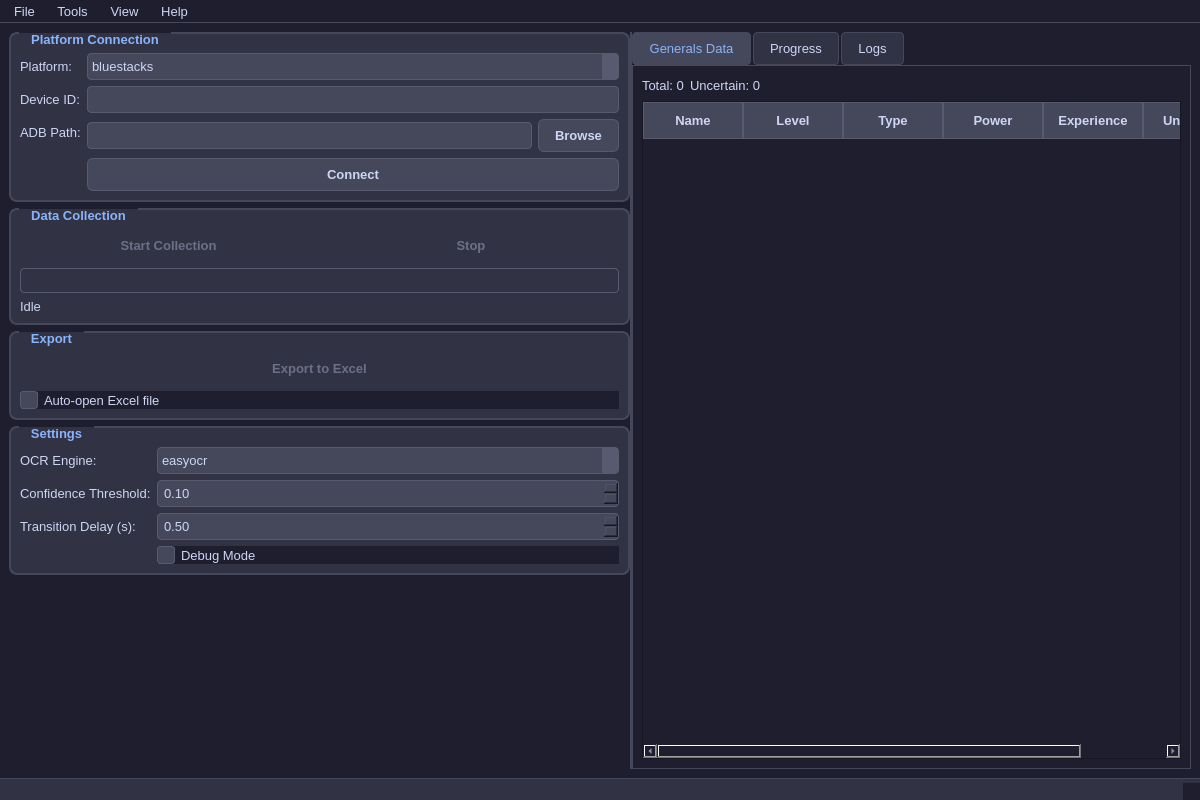
<?xml version="1.0" encoding="UTF-8"?>
<ui version="4.0">
 <class>MainWindow</class>
 <widget class="QMainWindow" name="MainWindow">
  <property name="geometry">
   <rect>
    <x>0</x>
    <y>0</y>
    <width>1200</width>
    <height>800</height>
   </rect>
  </property>
  <property name="windowTitle">
   <string>Evony Active Generals Tracker</string>
  </property>
  <property name="styleSheet">
   <string>QMainWindow {
	background-color: #1e1e2e;
	color: #cdd6f4;
}

QWidget {
	background-color: #1e1e2e;
	color: #cdd6f4;
	font-family: "Segoe UI", Arial, sans-serif;
	font-size: 10pt;
}

QGroupBox {
	font-weight: bold;
	border: 2px solid #45475a;
	border-radius: 8px;
	margin-top: 1ex;
	background-color: #313244;
	padding-top: 10px;
}

QGroupBox::title {
	subcontrol-origin: margin;
	left: 10px;
	padding: 0 10px 0 10px;
	color: #89b4fa;
	font-weight: bold;
	font-size: 11pt;
}

QLabel {
	color: #cdd6f4;
	background-color: transparent;
}

QLineEdit, QComboBox, QSpinBox, QDoubleSpinBox {
	background-color: #45475a;
	color: #cdd6f4;
	border: 1px solid #585b70;
	border-radius: 4px;
	padding: 4px;
	selection-background-color: #89b4fa;
}

QLineEdit:focus, QComboBox:focus, QSpinBox:focus, QDoubleSpinBox:focus {
	border-color: #89b4fa;
}

QComboBox::drop-down {
	border: none;
	background-color: #585b70;
}

QComboBox::down-arrow {
	image: url(down_arrow.png);
	border: none;
}

QComboBox QAbstractItemView {
	background-color: #45475a;
	color: #cdd6f4;
	border: 1px solid #585b70;
	selection-background-color: #89b4fa;
}

QPushButton {
	background-color: #45475a;
	color: #cdd6f4;
	border: 1px solid #585b70;
	border-radius: 6px;
	padding: 8px 16px;
	font-weight: bold;
}

QPushButton:hover {
	background-color: #585b70;
	border-color: #89b4fa;
}

QPushButton:pressed {
	background-color: #313244;
}

QPushButton:disabled {
	background-color: #313244;
	color: #6c7086;
	border-color: #313244;
}

QProgressBar {
	border: 1px solid #585b70;
	border-radius: 4px;
	text-align: center;
	background-color: #313244;
}

QProgressBar::chunk {
	background-color: qlineargradient(x1:0, y1:0, x2:1, y2:0,
		stop:0 #89b4fa, stop:1 #f38ba8);
	border-radius: 3px;
}

QTableWidget {
	gridline-color: #45475a;
	background-color: #1e1e2e;
	alternate-background-color: #313244;
	selection-background-color: #89b4fa;
	selection-color: #1e1e2e;
}

QTableWidget QHeaderView::section {
	background-color: #45475a;
	color: #cdd6f4;
	padding: 8px;
	border: 1px solid #585b70;
	font-weight: bold;
}

QTabWidget::pane {
	border: 1px solid #45475a;
	background-color: #1e1e2e;
}

QTabBar::tab {
	background-color: #313244;
	color: #cdd6f4;
	border: 1px solid #45475a;
	padding: 8px 16px;
	margin-right: 2px;
	border-radius: 4px 4px 0 0;
}

QTabBar::tab:selected {
	background-color: #45475a;
	color: #89b4fa;
	border-bottom-color: #45475a;
}

QTabBar::tab:hover {
	background-color: #585b70;
}

QTextEdit {
	background-color: #1e1e2e;
	color: #cdd6f4;
	border: 1px solid #585b70;
	border-radius: 4px;
	font-family: "Consolas", "Monaco", monospace;
	font-size: 9pt;
}

QCheckBox {
	color: #cdd6f4;
}

QCheckBox::indicator {
	width: 16px;
	height: 16px;
	border: 1px solid #585b70;
	border-radius: 3px;
	background-color: #45475a;
}

QCheckBox::indicator:checked {
	background-color: #89b4fa;
	border-color: #89b4fa;
}

QCheckBox::indicator:hover {
	border-color: #89b4fa;
}

QSplitter::handle {
	background-color: #45475a;
}

QSplitter::handle:horizontal {
	width: 2px;
}

QSplitter::handle:vertical {
	height: 2px;
}

QStatusBar {
	background-color: #313244;
	color: #cdd6f4;
	border-top: 1px solid #45475a;
}

QMenuBar {
	background-color: #1e1e2e;
	color: #cdd6f4;
	border-bottom: 1px solid #45475a;
}

QMenuBar::item {
	background-color: transparent;
	padding: 4px 8px;
}

QMenuBar::item:selected {
	background-color: #45475a;
	color: #89b4fa;
}

QMenu {
	background-color: #313244;
	color: #cdd6f4;
	border: 1px solid #45475a;
}

QMenu::item {
	padding: 4px 20px;
}

QMenu::item:selected {
	background-color: #45475a;
	color: #89b4fa;
}

QMenu::separator {
	height: 1px;
	background-color: #45475a;
	margin: 2px 0;
}</string>
  </property>
  <widget class="QWidget" name="centralwidget">
   <layout class="QHBoxLayout" name="horizontalLayout">
    <item>
     <widget class="QSplitter" name="splitter">
      <property name="orientation">
       <enum>Qt::Horizontal</enum>
      </property>
      <widget class="QWidget" name="control_panel">
       <layout class="QVBoxLayout" name="control_layout">
        <item>
         <widget class="QGroupBox" name="connection_group">
          <property name="title">
           <string>Platform Connection</string>
          </property>
          <layout class="QFormLayout" name="connection_form">
           <item row="0" column="0">
            <widget class="QLabel" name="platform_label">
             <property name="text">
              <string>Platform:</string>
             </property>
            </widget>
           </item>
           <item row="0" column="1">
            <widget class="QComboBox" name="platform_combo">
             <item>
              <property name="text">
               <string>bluestacks</string>
              </property>
             </item>
             <item>
              <property name="text">
               <string>android</string>
              </property>
             </item>
             <item>
              <property name="text">
               <string>ios</string>
              </property>
             </item>
            </widget>
           </item>
           <item row="1" column="0">
            <widget class="QLabel" name="device_id_label">
             <property name="text">
              <string>Device ID:</string>
             </property>
            </widget>
           </item>
           <item row="1" column="1">
            <widget class="QLineEdit" name="device_id_edit"/>
           </item>
           <item row="2" column="0">
            <widget class="QLabel" name="adb_path_label">
             <property name="text">
              <string>ADB Path:</string>
             </property>
            </widget>
           </item>
           <item row="2" column="1">
            <layout class="QHBoxLayout" name="adb_layout">
             <item>
              <widget class="QLineEdit" name="adb_path_edit"/>
             </item>
             <item>
              <widget class="QPushButton" name="adb_path_browse">
               <property name="text">
                <string>Browse</string>
               </property>
              </widget>
             </item>
            </layout>
           </item>
           <item row="3" column="1">
            <widget class="QPushButton" name="connect_btn">
             <property name="text">
              <string>Connect</string>
             </property>
            </widget>
           </item>
          </layout>
         </widget>
        </item>
        <item>
         <widget class="QGroupBox" name="collection_group">
          <property name="title">
           <string>Data Collection</string>
          </property>
          <layout class="QVBoxLayout" name="collection_layout">
           <item>
            <layout class="QHBoxLayout" name="collection_buttons">
             <item>
              <widget class="QPushButton" name="start_collect_btn">
               <property name="text">
                <string>Start Collection</string>
               </property>
               <property name="enabled">
                <bool>false</bool>
               </property>
              </widget>
             </item>
             <item>
              <widget class="QPushButton" name="stop_collect_btn">
               <property name="text">
                <string>Stop</string>
               </property>
               <property name="enabled">
                <bool>false</bool>
               </property>
              </widget>
             </item>
            </layout>
           </item>
           <item>
            <widget class="QProgressBar" name="progress_bar">
             <property name="visible">
              <bool>false</bool>
             </property>
            </widget>
           </item>
           <item>
            <widget class="QLabel" name="status_label">
             <property name="text">
              <string>Idle</string>
             </property>
            </widget>
           </item>
          </layout>
         </widget>
        </item>
        <item>
         <widget class="QGroupBox" name="export_group">
          <property name="title">
           <string>Export</string>
          </property>
          <layout class="QVBoxLayout" name="export_layout">
           <item>
            <widget class="QPushButton" name="export_btn">
             <property name="text">
              <string>Export to Excel</string>
             </property>
             <property name="enabled">
              <bool>false</bool>
             </property>
            </widget>
           </item>
           <item>
            <widget class="QCheckBox" name="auto_open_check">
             <property name="text">
              <string>Auto-open Excel file</string>
             </property>
            </widget>
           </item>
          </layout>
         </widget>
        </item>
        <item>
         <widget class="QGroupBox" name="settings_group">
          <property name="title">
           <string>Settings</string>
          </property>
          <layout class="QFormLayout" name="settings_form">
           <item row="0" column="0">
            <widget class="QLabel" name="ocr_engine_label">
             <property name="text">
              <string>OCR Engine:</string>
             </property>
            </widget>
           </item>
           <item row="0" column="1">
            <widget class="QComboBox" name="ocr_engine_combo">
             <item>
              <property name="text">
               <string>easyocr</string>
              </property>
             </item>
             <item>
              <property name="text">
               <string>tesseract</string>
              </property>
             </item>
            </widget>
           </item>
           <item row="1" column="0">
            <widget class="QLabel" name="confidence_label">
             <property name="text">
              <string>Confidence Threshold:</string>
             </property>
            </widget>
           </item>
           <item row="1" column="1">
            <widget class="QDoubleSpinBox" name="confidence_spin">
             <property name="minimum">
              <double>0.100000000000000</double>
             </property>
             <property name="maximum">
              <double>1.000000000000000</double>
             </property>
             <property name="singleStep">
              <double>0.100000000000000</double>
             </property>
            </widget>
           </item>
           <item row="2" column="0">
            <widget class="QLabel" name="delay_label">
             <property name="text">
              <string>Transition Delay (s):</string>
             </property>
            </widget>
           </item>
           <item row="2" column="1">
            <widget class="QDoubleSpinBox" name="delay_spin">
             <property name="minimum">
              <double>0.500000000000000</double>
             </property>
             <property name="maximum">
              <double>10.000000000000000</double>
             </property>
             <property name="singleStep">
              <double>0.500000000000000</double>
             </property>
            </widget>
           </item>
           <item row="3" column="1">
            <widget class="QCheckBox" name="debug_check">
             <property name="text">
              <string>Debug Mode</string>
             </property>
            </widget>
           </item>
          </layout>
         </widget>
        </item>
        <item>
         <spacer name="verticalSpacer">
          <property name="orientation">
           <enum>Qt::Vertical</enum>
          </property>
          <property name="sizeHint" stdset="0">
           <size>
            <width>20</width>
            <height>40</height>
           </size>
          </property>
         </spacer>
        </item>
       </layout>
      </widget>
      <widget class="QWidget" name="data_panel">
       <layout class="QVBoxLayout" name="data_layout">
        <item>
         <widget class="QTabWidget" name="tab_widget">
          <property name="currentIndex">
           <number>0</number>
          </property>
          <widget class="QWidget" name="generals_tab">
           <attribute name="title">
            <string>Generals Data</string>
           </attribute>
           <layout class="QVBoxLayout" name="generals_layout">
            <item>
             <layout class="QHBoxLayout" name="stats_layout">
              <item>
               <widget class="QLabel" name="total_label">
                <property name="text">
                 <string>Total: 0</string>
                </property>
               </widget>
              </item>
              <item>
               <widget class="QLabel" name="uncertain_label">
                <property name="text">
                 <string>Uncertain: 0</string>
                </property>
               </widget>
              </item>
              <item>
               <spacer name="horizontalSpacer">
                <property name="orientation">
                 <enum>Qt::Horizontal</enum>
                </property>
                <property name="sizeHint" stdset="0">
                 <size>
                  <width>40</width>
                  <height>20</height>
                 </size>
                </property>
               </spacer>
              </item>
             </layout>
            </item>
            <item>
             <widget class="QTableWidget" name="generals_table">
              <property name="alternatingRowColors">
               <bool>true</bool>
              </property>
              <property name="columnCount">
               <number>6</number>
              </property>
              <attribute name="horizontalHeaderStretchLastSection">
               <bool>true</bool>
              </attribute>
              <column>
               <property name="text">
                <string>Name</string>
               </property>
              </column>
              <column>
               <property name="text">
                <string>Level</string>
               </property>
              </column>
              <column>
               <property name="text">
                <string>Type</string>
               </property>
              </column>
              <column>
               <property name="text">
                <string>Power</string>
               </property>
              </column>
              <column>
               <property name="text">
                <string>Experience</string>
               </property>
              </column>
              <column>
               <property name="text">
                <string>Uncertain</string>
               </property>
              </column>
             </widget>
            </item>
           </layout>
          </widget>
          <widget class="QWidget" name="progress_tab">
           <attribute name="title">
            <string>Progress</string>
           </attribute>
           <layout class="QVBoxLayout" name="progress_layout">
            <item>
             <widget class="QGroupBox" name="current_progress_group">
              <property name="title">
               <string>Current Progress</string>
              </property>
              <layout class="QFormLayout" name="progress_form">
               <item row="0" column="0">
                <widget class="QLabel" name="progress_general_label_text">
                 <property name="text">
                  <string>General:</string>
                 </property>
                </widget>
               </item>
               <item row="0" column="1">
                <widget class="QLabel" name="progress_general_label">
                 <property name="text">
                  <string>0 / 0</string>
                 </property>
                </widget>
               </item>
               <item row="1" column="0">
                <widget class="QLabel" name="progress_step_label_text">
                 <property name="text">
                  <string>Current Step:</string>
                 </property>
                </widget>
               </item>
               <item row="1" column="1">
                <widget class="QLabel" name="progress_step_label">
                 <property name="text">
                  <string/>
                 </property>
                </widget>
               </item>
               <item row="2" column="0">
                <widget class="QLabel" name="progress_status_label_text">
                 <property name="text">
                  <string>Status:</string>
                 </property>
                </widget>
               </item>
               <item row="2" column="1">
                <widget class="QLabel" name="progress_status_label">
                 <property name="text">
                  <string>Idle</string>
                 </property>
                </widget>
               </item>
               <item row="3" column="0">
                <widget class="QLabel" name="progress_bar_label">
                 <property name="text">
                  <string>Progress:</string>
                 </property>
                </widget>
               </item>
               <item row="3" column="1">
                <widget class="QProgressBar" name="progress_bar_detailed"/>
               </item>
              </layout>
             </widget>
            </item>
            <item>
             <widget class="QGroupBox" name="statistics_group">
              <property name="title">
               <string>Statistics</string>
              </property>
              <layout class="QFormLayout" name="stats_form">
               <item row="0" column="0">
                <widget class="QLabel" name="elapsed_time_label_text">
                 <property name="text">
                  <string>Elapsed Time:</string>
                 </property>
                </widget>
               </item>
               <item row="0" column="1">
                <widget class="QLabel" name="elapsed_time_label">
                 <property name="text">
                  <string>0 seconds</string>
                 </property>
                </widget>
               </item>
               <item row="1" column="0">
                <widget class="QLabel" name="estimated_time_label_text">
                 <property name="text">
                  <string>Estimated Remaining:</string>
                 </property>
                </widget>
               </item>
               <item row="1" column="1">
                <widget class="QLabel" name="estimated_time_label">
                 <property name="text">
                  <string>Unknown</string>
                 </property>
                </widget>
               </item>
               <item row="2" column="0">
                <widget class="QLabel" name="average_confidence_label_text">
                 <property name="text">
                  <string>Average Confidence:</string>
                 </property>
                </widget>
               </item>
               <item row="2" column="1">
                <widget class="QLabel" name="average_confidence_label">
                 <property name="text">
                  <string>0%</string>
                 </property>
                </widget>
               </item>
              </layout>
             </widget>
            </item>
            <item>
             <spacer name="verticalSpacer_2">
              <property name="orientation">
               <enum>Qt::Vertical</enum>
              </property>
              <property name="sizeHint" stdset="0">
               <size>
                <width>20</width>
                <height>40</height>
               </size>
              </property>
             </spacer>
            </item>
           </layout>
          </widget>
          <widget class="QWidget" name="log_tab">
           <attribute name="title">
            <string>Logs</string>
           </attribute>
           <layout class="QVBoxLayout" name="log_layout">
            <item>
             <layout class="QHBoxLayout" name="log_controls">
              <item>
               <widget class="QPushButton" name="clear_log_btn">
                <property name="text">
                 <string>Clear Log</string>
               </property>
              </widget>
             </item>
             <item>
               <widget class="QPushButton" name="save_log_btn">
                <property name="text">
                 <string>Save Log</string>
               </property>
              </widget>
             </item>
             <item>
              <spacer name="horizontalSpacer_2">
               <property name="orientation">
                <enum>Qt::Horizontal</enum>
               </property>
               <property name="sizeHint" stdset="0">
                <size>
                 <width>40</width>
                 <height>20</height>
                </size>
               </property>
              </spacer>
             </item>
            </layout>
           </item>
           <item>
            <widget class="QTextEdit" name="log_display">
             <property name="font">
              <font>
               <family>Courier</family>
               <pointsize>9</pointsize>
              </font>
             </property>
             <property name="readOnly">
              <bool>true</bool>
             </property>
            </widget>
           </item>
          </layout>
         </widget>
        </widget>
       </item>
      </layout>
      </widget>
     </widget>
    </item>
   </layout>
  </widget>
  <widget class="QMenuBar" name="menubar">
   <property name="geometry">
    <rect>
     <x>0</x>
     <y>0</y>
     <width>1200</width>
     <height>21</height>
    </rect>
   </property>
   <widget class="QMenu" name="menuFile">
    <property name="title">
     <string>File</string>
    </property>
    <addaction name="actionExport"/>
    <addaction name="separator"/>
    <addaction name="actionExit"/>
   </widget>
   <widget class="QMenu" name="menuTools">
    <property name="title">
     <string>Tools</string>
    </property>
    <addaction name="actionTestConnection"/>
   </widget>
   <widget class="QMenu" name="menuView">
    <property name="title">
     <string>View</string>
    </property>
    <addaction name="actionGeneralsTab"/>
    <addaction name="actionProgressTab"/>
    <addaction name="actionLogsTab"/>
   </widget>
   <widget class="QMenu" name="menuHelp">
    <property name="title">
     <string>Help</string>
    </property>
    <addaction name="actionAbout"/>
   </widget>
   <addaction name="menuFile"/>
   <addaction name="menuTools"/>
   <addaction name="menuView"/>
   <addaction name="menuHelp"/>
  </widget>
  <widget class="QStatusBar" name="statusbar"/>
  <action name="actionExport">
   <property name="text">
    <string>Export Data...</string>
   </property>
  </action>
  <action name="actionExit">
   <property name="text">
    <string>Exit</string>
   </property>
  </action>
  <action name="actionTestConnection">
   <property name="text">
    <string>Test Connection</string>
   </property>
  </action>
  <action name="actionGeneralsTab">
   <property name="text">
    <string>Generals Tab</string>
   </property>
  </action>
  <action name="actionProgressTab">
   <property name="text">
    <string>Progress Tab</string>
   </property>
  </action>
  <action name="actionLogsTab">
   <property name="text">
    <string>Logs Tab</string>
   </property>
  </action>
  <action name="actionAbout">
   <property name="text">
    <string>About</string>
   </property>
  </action>
 </widget>
 <resources/>
 <connections/>
</ui>
